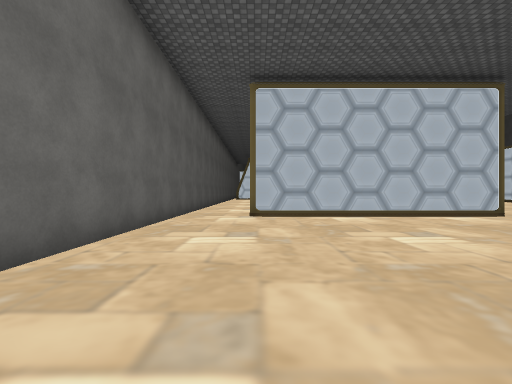
[1] (above)

24 first-person views from a walk through a scene from a Unity 3-D project. The camera is 1.4 m above the floor, looks level and sees 90° across. The floor is counted in squares, 2 m on a side. Each view is taken from the middle of a square. On the plan, view 1 faces up. The plan holds only what a view shows up to about 9 squares ahead; the rest is blank. The place goes on beyond the plan. Some surface patterns are stand-ins.

[2]
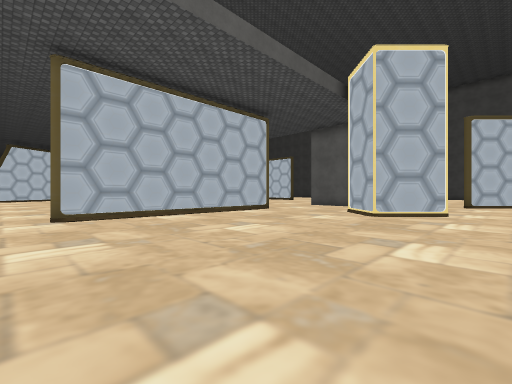

[3]
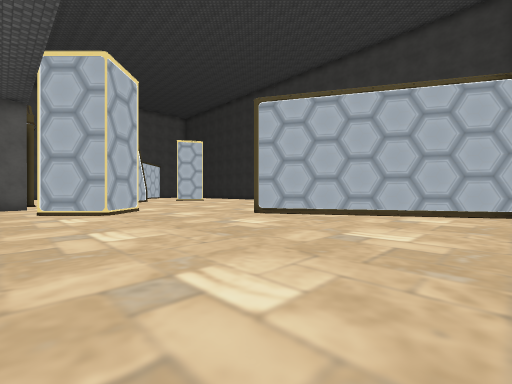

[4]
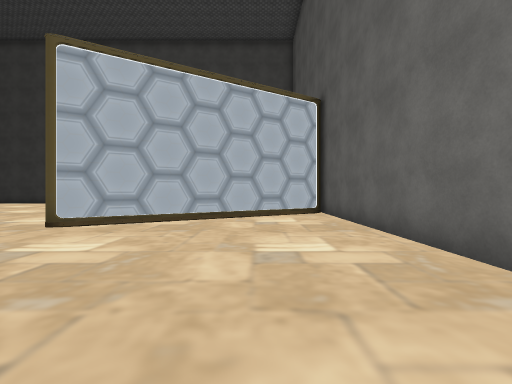

[5]
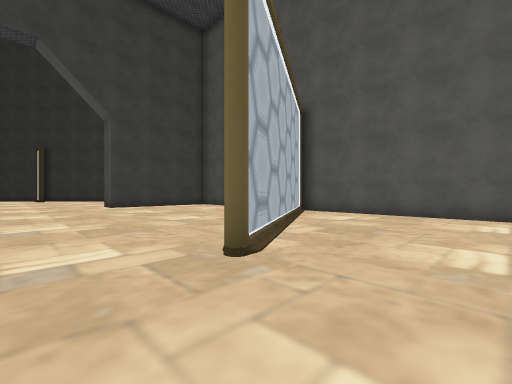

[6]
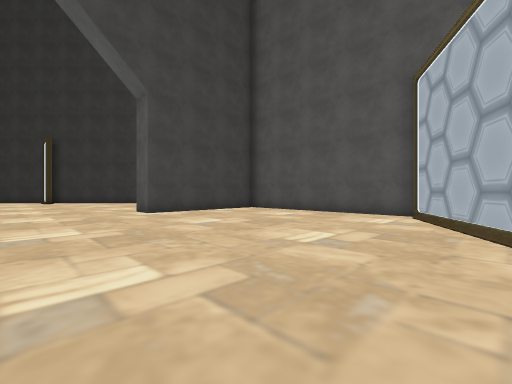

[7]
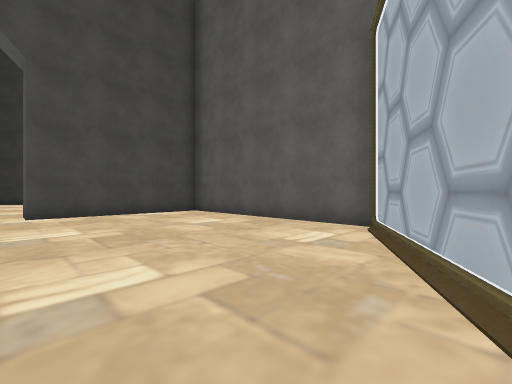

[8]
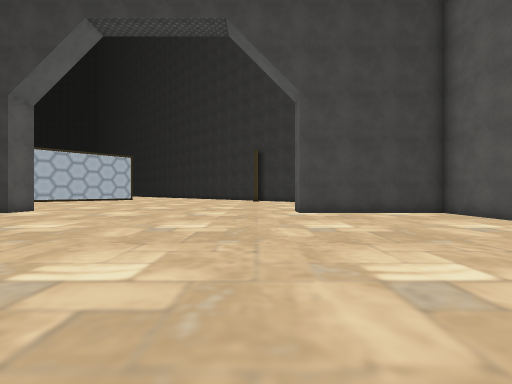

[9]
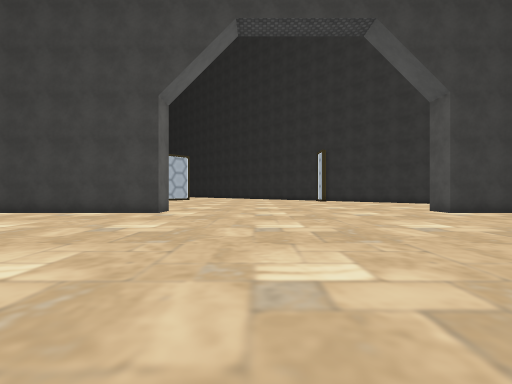

[10]
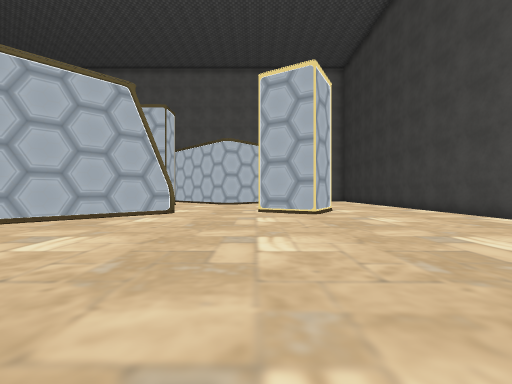

[11]
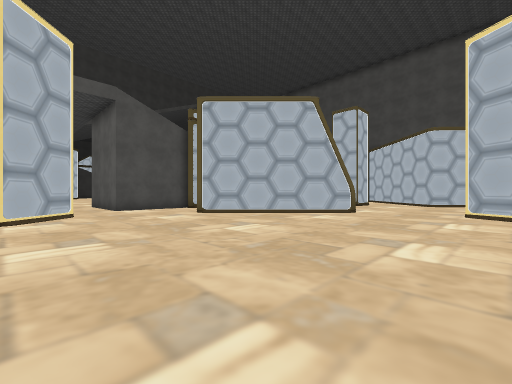

[12]
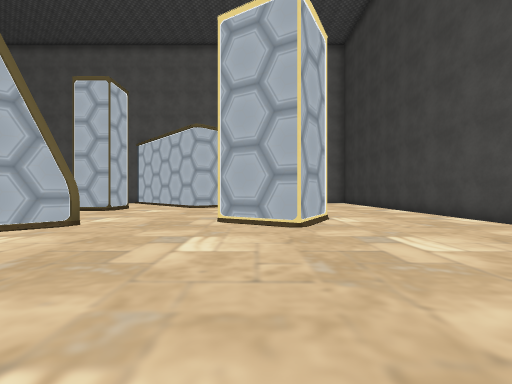

[13]
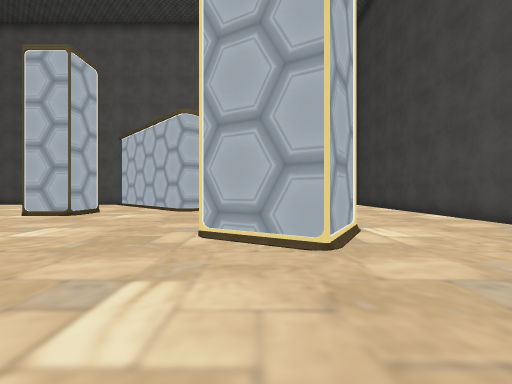

[14]
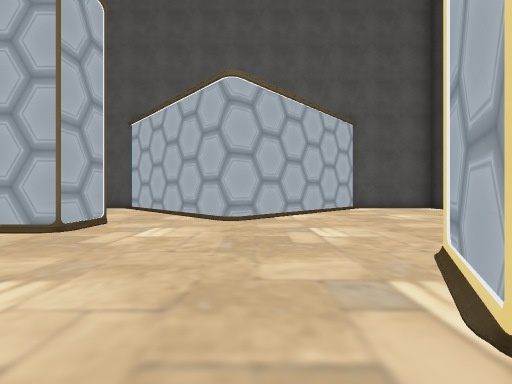

[15]
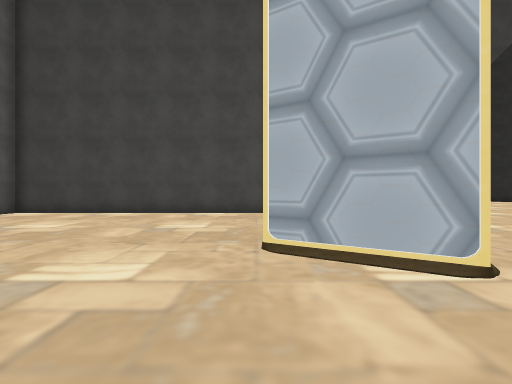

[16]
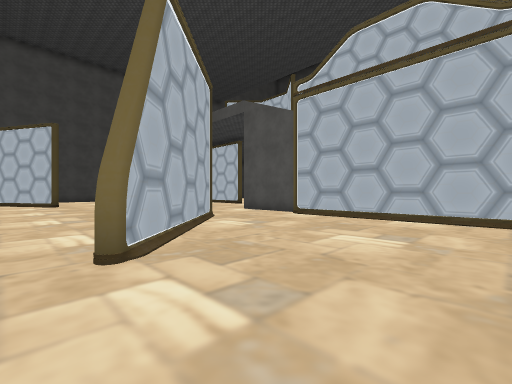

[17]
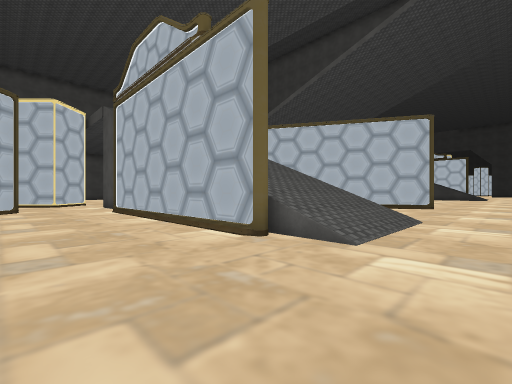

[18]
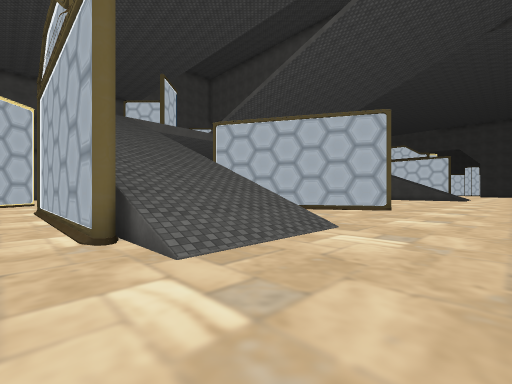

[19]
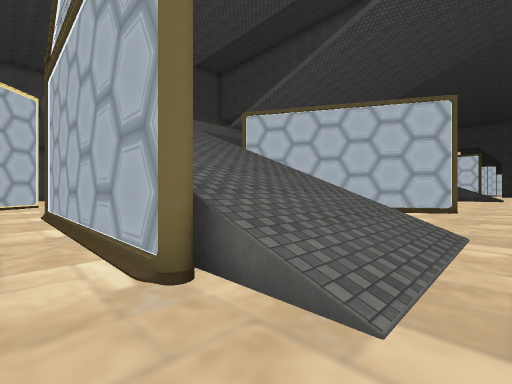

[20]
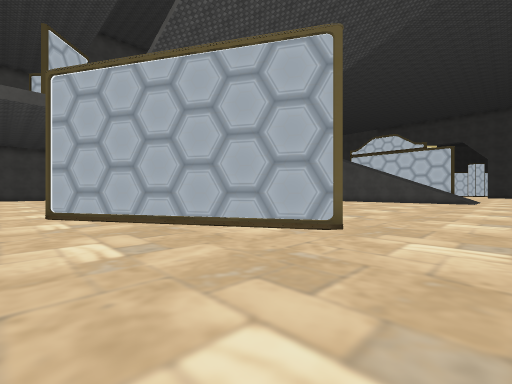

[21]
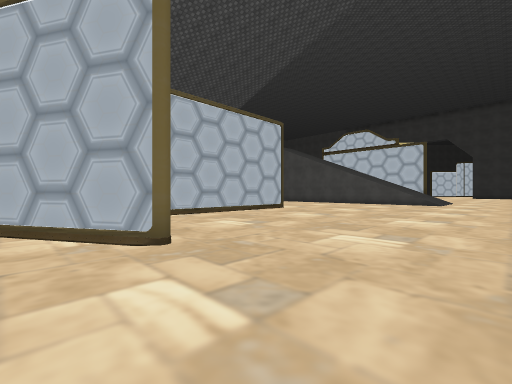

[22]
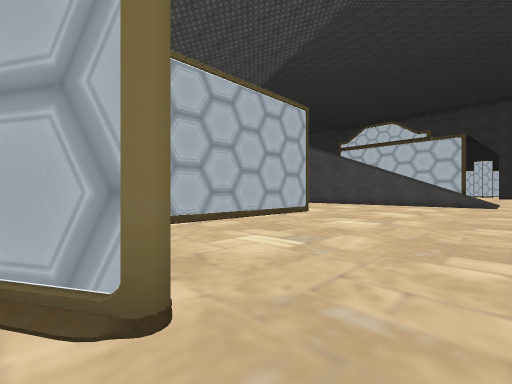

[23]
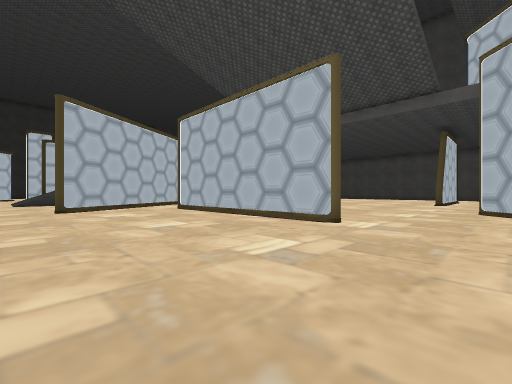

[24]
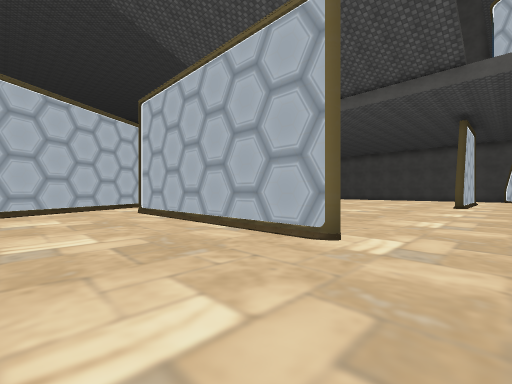

### Floor plan
Key: @ floor where view 1 was taken; # wall or solid block; . floor; / step, stairs or slope; = window, fence, low wall or low ledge.
Columns run from 3 left of view 1 to 25 right of it. Each row starts with its distance up from view 1.
 24                ==............
 23             .................
 22             .................
 21              ........=.......
 20               ...... =.......
 19                ..    =.......
 18                      =.......
 17                      =.......
 16                      =.......
 15                      =.......
 14                      =.......
 13                      ..==....
 12   ..                 ==#.....
 11   ..               ===.......
 10   ..           ....=.........
  9 #...           ..............
  8 #..========        ..........
  7 #..........        ///////...
  6 #.........         ///////...
  5 #.............      //////...
  4 #..........=.....========....
  3 #.........=#=................
  2 #.........=#=...............
  1 #...............==...........
  0 #..@.............==.....=....
 -1 #......=..........==........=
 -2 #....===...........=.......=#
 -3 #..==#....................=
 -4 ##==......................=
 -5 ##..................=......=#
 -6 #...................===.....=
 -7 #..................== .......
 -8 #....................=.......
 -9 #............................
-10 #............................
-11 #............................
-12 ######..........#############
-13       ....

Where each view was taken, in squares from view 1:
view 1: 0 up, 0 right, facing up
view 2: 0 up, 1 left, facing up-right
view 3: 5 up, 2 left, facing down-right
view 4: 4 up, 0 right, facing down
view 5: 1 up, 6 right, facing down-left
view 6: 3 down, 6 right, facing down-left
view 7: 3 down, 3 right, facing down-left
view 8: 3 down, 4 right, facing down
view 9: 3 down, 9 right, facing down
view 10: 5 down, 8 right, facing right
view 11: 6 down, 8 right, facing up-right
view 12: 6 down, 11 right, facing right
view 13: 6 down, 13 right, facing right
view 14: 4 down, 16 right, facing right
view 15: 3 down, 19 right, facing down
view 16: 3 down, 19 right, facing up-left
view 17: 1 up, 24 right, facing up-left
view 18: 3 up, 25 right, facing up-left
view 19: 3 up, 23 right, facing up-left
view 20: 9 up, 24 right, facing up-left
view 21: 12 up, 25 right, facing up-left
view 22: 13 up, 23 right, facing up-left
view 23: 24 up, 23 right, facing down-left
view 24: 23 up, 21 right, facing down-left
